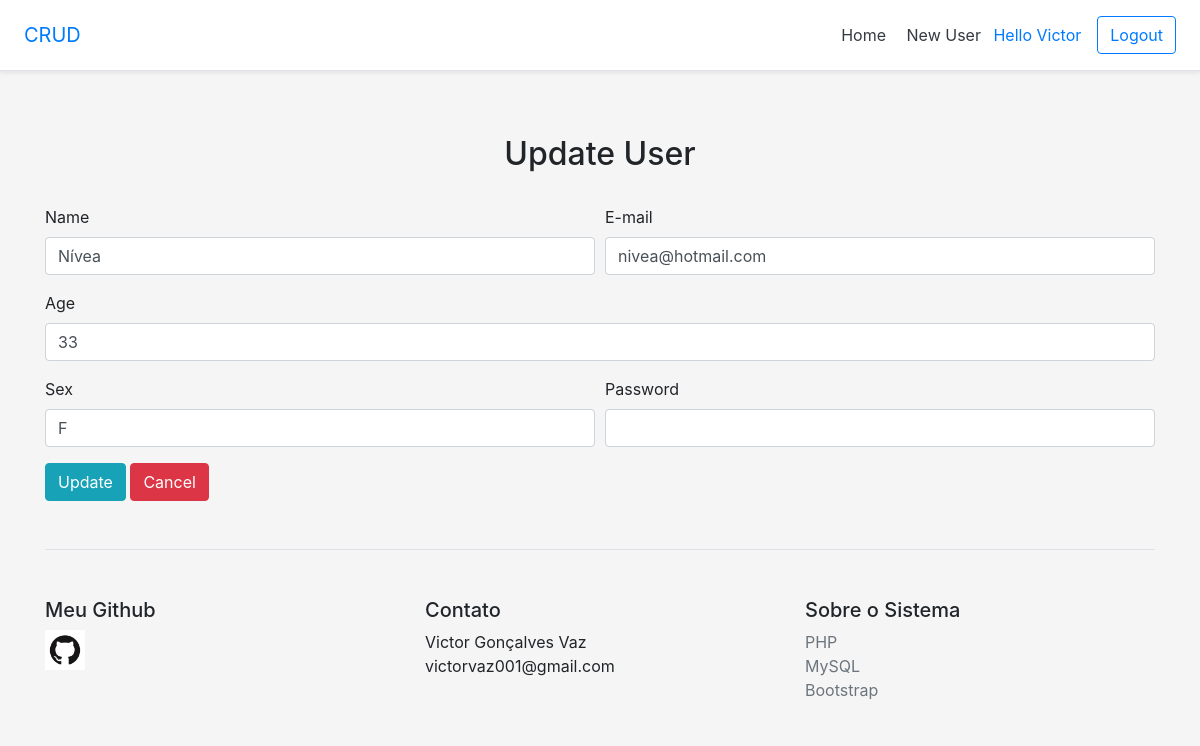
The app's page /updateuser.php?id=19 (signed in) with its own data.
### tables this page shows
CREATE TABLE `aluno` (
  `id` int NOT NULL AUTO_INCREMENT,
  `nome` varchar(50) DEFAULT NULL,
  `email` varchar(50) DEFAULT NULL,
  `idade` int DEFAULT NULL,
  `sexo` char(1) DEFAULT NULL,
  `senha` varchar(32) DEFAULT NULL,
  PRIMARY KEY (`id`)
);

### updateuser.php (the view, shortened to what this page needs)
<?php
require 'config.php';
if(isset($_GET["id"]) && !empty($_GET["id"])){
    $id = addslashes($_GET["id"]);
    $sql = "SELECT * FROM aluno WHERE id = '$id'";
    $sql = $pdo->query($sql);
    if($sql->rowCount() > 0){
      $dado = $sql->fetch();
    } else {
      header("Location: index.php");
    }
}
?>
<!DOCTYPE html>
<html>
<head>
	<link rel="stylesheet" href="https://stackpath.bootstrapcdn.com/bootstrap/4.5.2/css/bootstrap.min.css">
</head>
<body style="background-color: #f5f5f5;">
   <div class="d-flex flex-column flex-md-row align-items-center p-3 px-md-4 mb-3 bg-white border-bottom shadow-sm">
  <h5 class="my-0 mr-md-auto font-weight-normal"><a href="index.php"
    style="text-decoration: none;">CRUD</h5></a>
  <nav class="my-2 my-md-0 mr-md-3">
    <a class="p-2 text-dark" href="index.php">Home</a>
    <a class="p-2 text-dark" href="adduser.php">New User</a>
    <?php
    if(isset($_SESSION["id"]) && !empty($_SESSION["id"])){
      $nome = $_SESSION["nome"];
      echo '<a href="index.php"> Hello '.$nome.'</a>';
    } else {
      header("Location: login.php");
    }
    ?>
  </nav>
 <a class="btn btn-outline-primary" href="logout.php">Logout</a>
</div>
	<div class=container>
		<div class="pricing-header px-3 py-3 pt-md-5 pb-md-4 mx-auto text-center">
  <h2 class="display-5">Update User</h2>
</div>
	<form method="POST">
  <div class="form-row">
    <div class="form-group col-md-6">
      <label for="nome">Name</label>
      <input type="text" class="form-control" name="nome" value="<?php echo $dado["nome"]; ?>">
    </div>
    <div class="form-group col-md-6">
      <label for="email">E-mail</label>
      <input type="email" class="form-control" name="email" value="<?php echo $dado["email"]; ?>">
    </div>
  </div>
  <div class="form-group">
    <label for="idade">Age</label>
    <input type="number" class="form-control" name="idade" value="<?php echo $dado["idade"]; ?>">
  </div>
  <div class="form-row">
    <div class="form-group col-md-6">
      <label for="sexo">Sex</label>
      <input type="sexo" class="form-control" name="sexo" value="<?php echo $dado["sexo"]; ?>">
    </div>
    <div class="form-group col-md-6">
      <label for="senha">Password</label>
      <input type="password" class="form-control" name="senha" maxlength="10" required>
    </div>
  </div>
  <button type="submit" class="btn btn-info">Update</button>
   <a type="submit" class="btn btn-danger" href="index.php">Cancel</a>
</form>
	<footer class="pt-4 my-md-5 pt-md-5 border-top">
    <div class="row">
      <div class="col-6 col-md">
      	<h5>Meu Github</h5>
        <a href="https://github.com/victorvaz001/ProjetosPHP" target="_blank"><img class="mb-2" src="GitHub-Mark.png" alt="" width="40" height="40"></a>
      </div>
      <div class="col-6 col-md">
        <h5>Contato</h5>
        <ul class="list-unstyled text-small">
          <li><p>Victor Gonçalves Vaz<br/>victorvaz001@gmail.com</p></li>
        </ul>
      </div>
      <div class="col-6 col-md">
        <h5>Sobre o Sistema</h5>
        <ul class="list-unstyled text-small">
          <li><a class="text-muted" href="https://www.php.net/" target="_blank">PHP</a></li>
          <li><a class="text-muted" href="https://www.mysql.com/" target="_blank">MySQL</a></li>
          <li><a class="text-muted" href="https://getbootstrap.com/" target="_blank">Bootstrap</a></li>
        </ul>
      </div>
    </div>
  </footer>
	</div>
</body>
</html>

### records on screen
aluno: nome "Nívea", email "nivea@hotmail.com", idade "33", sexo "F"

### other values on screen
$nome "Victor"
